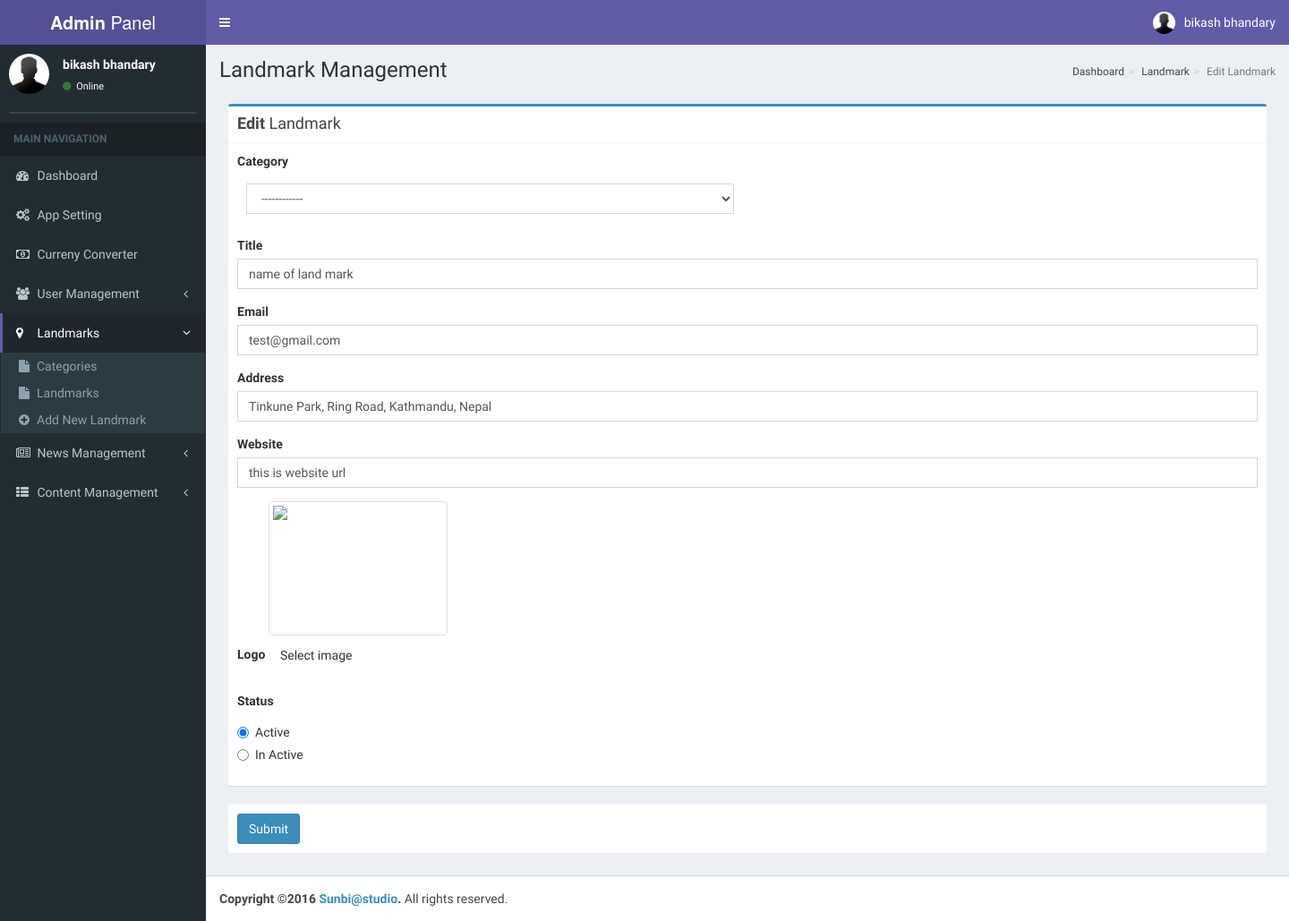
Before: /admin/landmark/edit/1 (signed in) with the older database file.
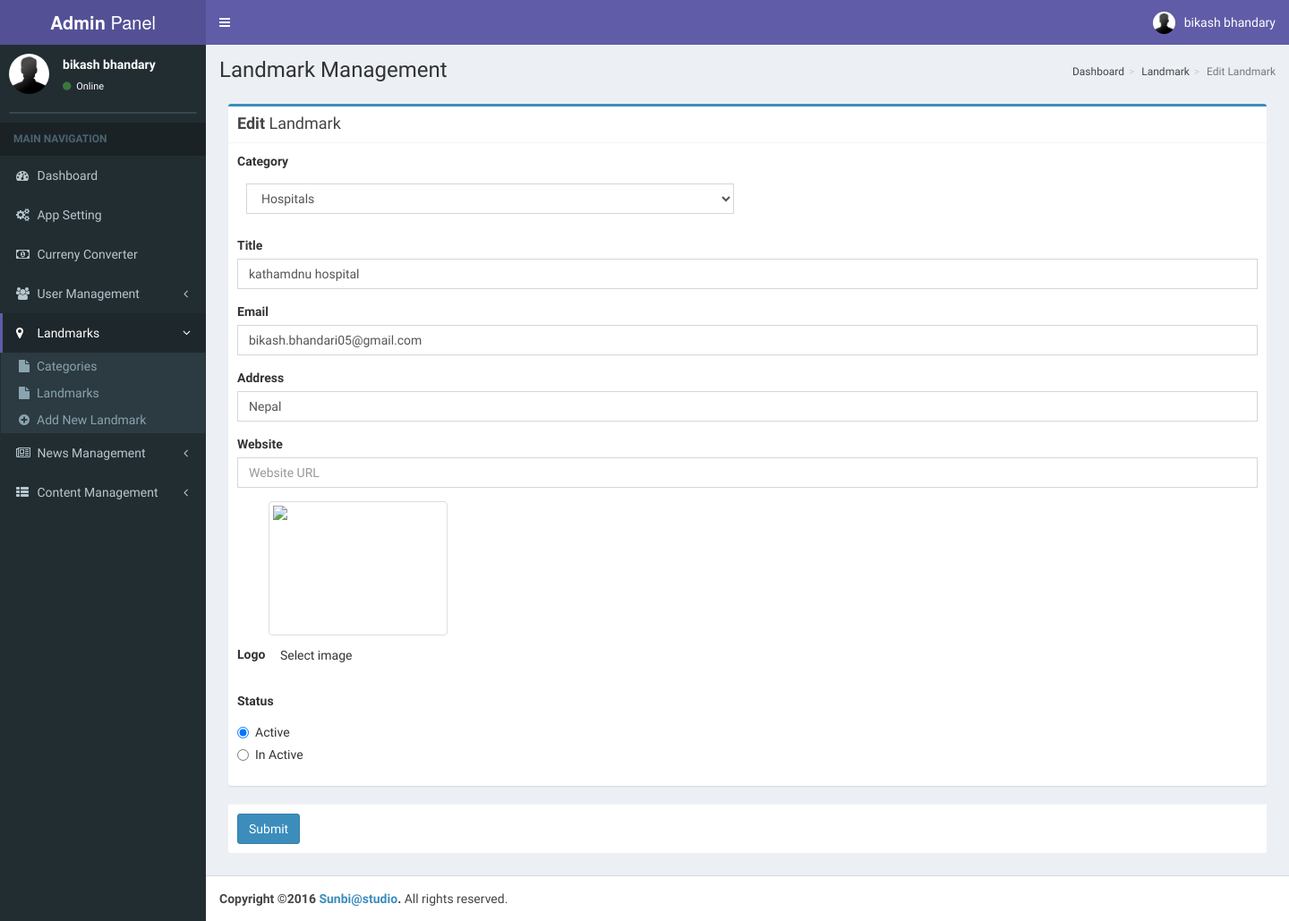
After: the same page with the newer database file.
### tables this page shows
CREATE TABLE `default_landmarks` (
  `id` int(10) UNSIGNED NOT NULL,
  `cat_id` int(10) UNSIGNED NOT NULL,
  `title` varchar(100) NOT NULL,
  `email` varchar(100) NOT NULL,
  `address` text NOT NULL,
  `longitude` varchar(200) DEFAULT NULL,
  `latitude` varchar(200) DEFAULT NULL,
  `website` varchar(100) NOT NULL,
  `image` varchar(255) NOT NULL,
  `status` enum('0','1') NOT NULL,
  `created_at` timestamp NOT NULL DEFAULT CURRENT_TIMESTAMP
);

### application/libraries/Template.php (called while the page is built, shortened)
<?php
class Template {
    var $template_data = array();
    function set($name, $value)
    {
        $this->template_data[$name] = $value;
    }
    function load($template = '', $view = '', $view_data = array(), $return = FALSE)
     {
        $this->CI = & get_instance();
        $this->set('content', $this->CI->load->view($view, $view_data, TRUE));
        return $this->CI->load->view($template, $this->template_data, $return);
    }
}

### index.php (called while the page is built, shortened)
<?php
require_once BASEPATH.'core/CodeIgniter.php';

### application/modules/admin/models/Landmark_model.php (called while the page is built, shortened)
<?php
class Landmark_model extends CI_Model
{
	public function get($table,$id)
	{
		$query=$this->db->select('*')
		->from($table)
		->where('id',$id)
		->get();
		$result=$query->row();
		return (isset($result) && !empty($result))? $result:array();
	}
}

### application/modules/admin/views/create_landmark.php (the view, shortened to what the changed rows need)
<?php $isEdit=isset($datas)? TRUE:FALSE;    ?>
      <div class="content-wrapper">
        <section class="content-header">
          <h1>
           Landmark Management
        </h1>
          <ol class="breadcrumb">
          <?php foreach ($breadcrumb as $key => $value)
          {
            if($value==''):
              echo '<li class="active">'.ucfirst($key).'</li>';
              else:
              echo '<li><a href="'.base_url().'admin/'.$value.'">'.ucfirst($key).'</a></li>';
             endif;
           } ?>
          </ol>
        </section>
        <section class="content">
          <div class="row">
            <div class="col-md-12">
              <div class="box box-primary">
                <div class="box-header with-border">
                  <h3 class="box-title"><?=$table_name; ?></h3>
                </div>
            <?php
            $attributes = array('id' => 'create_landmark','enctype'=>"multipart/form-data");
             echo form_open($action,$attributes);
             ?>
                  <div class="box-body">
                     <div class="form-group">
                      <label for="exampleInputEmail1">Category</label>
                      <div class="row">
                        <div class="col-md-6">
                      <?php
                         $js='class="form-control" required';
                         echo form_dropdown('cat_id',$options,$cat_id,$js);
                       ?>
                     </div>
                     </div>
                    </div>
                <div class="form-group">
                      <label for="exampleInputEmail1">Title</label>
                      <input type="text" name="title" value="<?php if($isEdit) echo $datas->title;  ?>" class="form-control" placeholder="Landmark Title" required>
                    </div>
                    <div class="form-group">
                      <label for="exampleInputEmail1">Email</label>
                      <input type="email" name="email" required value="<?php if($isEdit) echo $datas->email;  ?>" class="form-control" placeholder="Email Address">
                    </div>
                    <div class="form-group">
                      <label for="exampleInputEmail1">Address</label>
                      <input type="text" name="address" value="<?php if($isEdit) echo $datas->address;  ?>" class="form-control" id="pac-input" placeholder="Address" required onchange="geocode()">
                    </div>
                    <div class="form-group">
                      <label for="exampleInputEmail1">Website</label>
                      <input type="text" name="website" value="<?php if($isEdit) echo $datas->website;  ?>" class="form-control"  placeholder="Website URL">
              </div>
          <div class="form-group">
            <label for="exampleInputEmail1">Logo</label>
            <div class="fileinput fileinput-new" data-provides="fileinput">
            <div class="fileinput-preview thumbnail" data-trigger="fileinput" style="width: 200px; height: 150px; line-height: 150px;">
            <?php if($isEdit):   ?>
              <img src="<?php echo base_url().'uploads/'.'landmark/'.$datas->image; ?>">
            <?php endif; ?>
            </div>
            <div>
              <span class="btn default btn-file">
              <span class="fileinput-new">
              Select image </span>
              </span>
            </div>
          </div>
        </div>
         <div class="form-group">
                      <label>Status</label>
                     <div class="form-group">
                      <div class="radio">
                        <label>
                          <input type="radio" name="status" id="optionsRadios1" value="1"
                          <?php
                              if($isEdit)
                                       {
                                          if($datas->status==1)
                                          {
                                            echo 'checked';
                                          }
                                        }
                                        else
                                        {
                                          echo 'checked';
                                        }
                                        ?>
                                        >
                          Active
                        </label>
                      </div>
                      <div class="radio">
                        <label>
                          <input type="radio" name="status" id="optionsRadios2" value="0"
                          <?php
                              if($isEdit)
                                       {
                                          if($datas->status==0)
                                          {
                                            echo 'checked';
                                          }
                                        }
                                        ?>
                          >
                          In Active
                        </label>
                      </div>
                    </div>
                    </div>
                    </div>
                  </div>
                  <div class="box-footer">
                    <button type="submit" class="btn btn-primary">Submit</button>
                  </div>
              </div>
            </div>
        </section>
      </div>

Changed rows visible on the page:
changed default_landmarks "☑ Active": title "name of land mark" → "kathamdnu hospital"; email "test@gmail.com" → "bikash.bhandari05@gmail.com"; address "Tinkune Park, Ring Road, Kathmandu, Nepal" → "Nepal"; website "this is website url" → (not shown)
Other visible differences:
form field cat_id: "------------" → "Hospitals"
